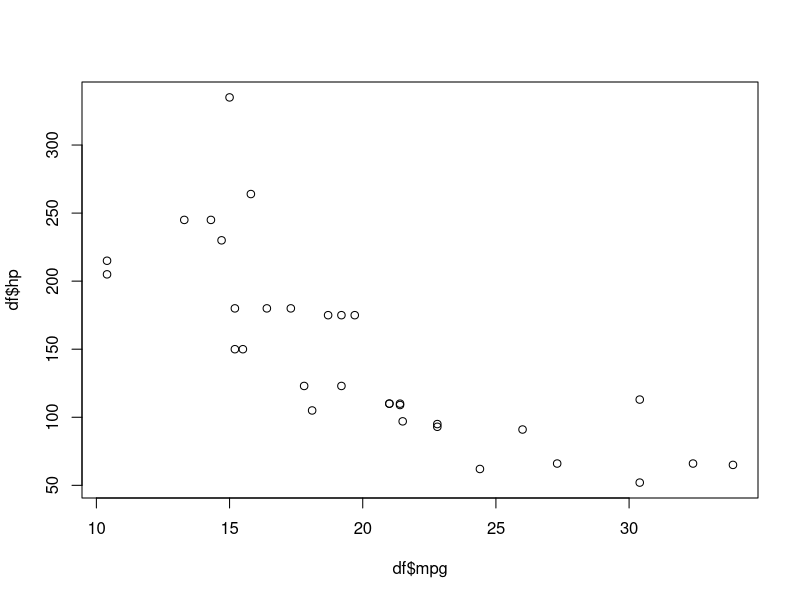
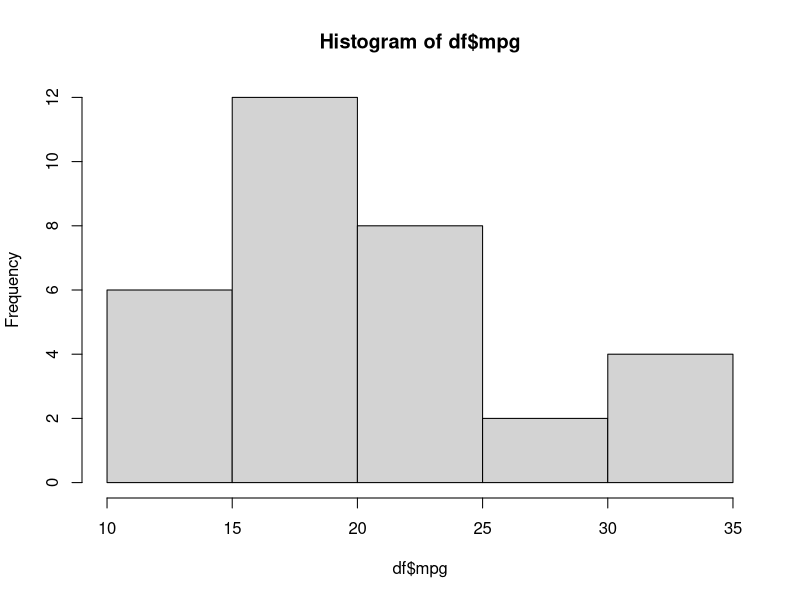
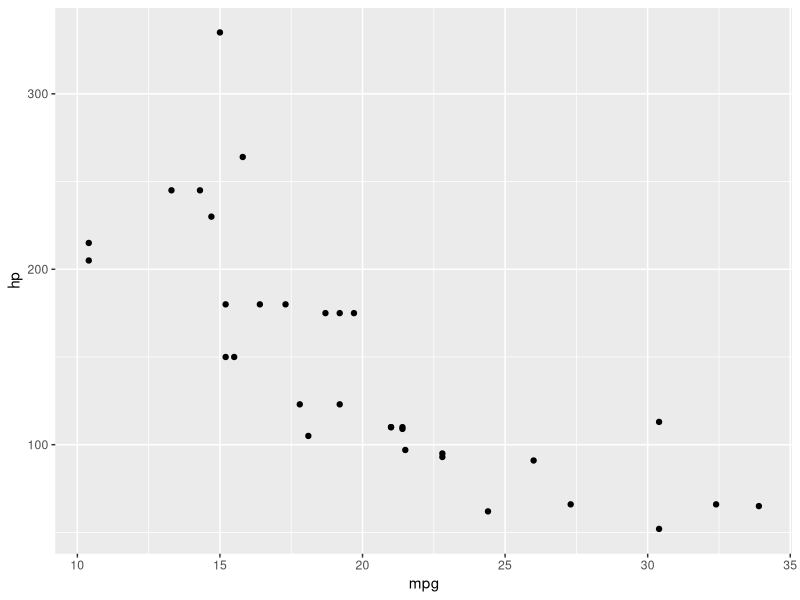
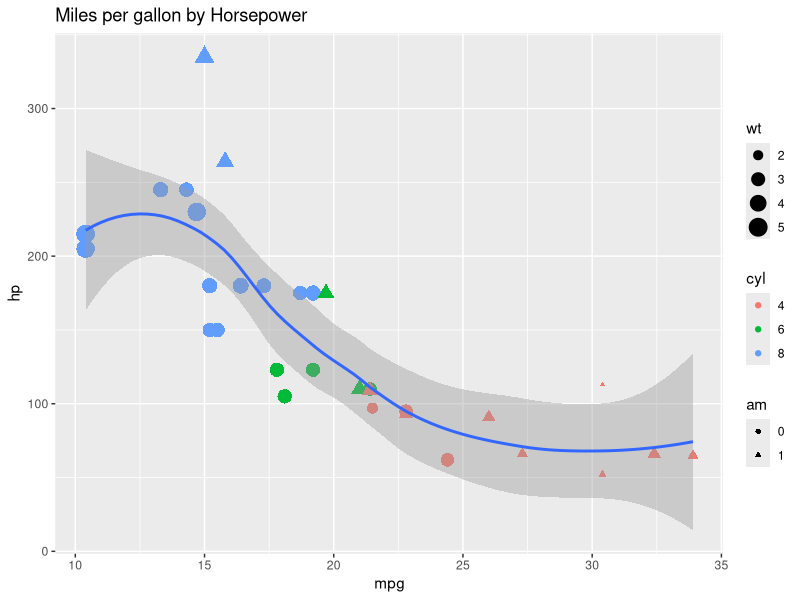
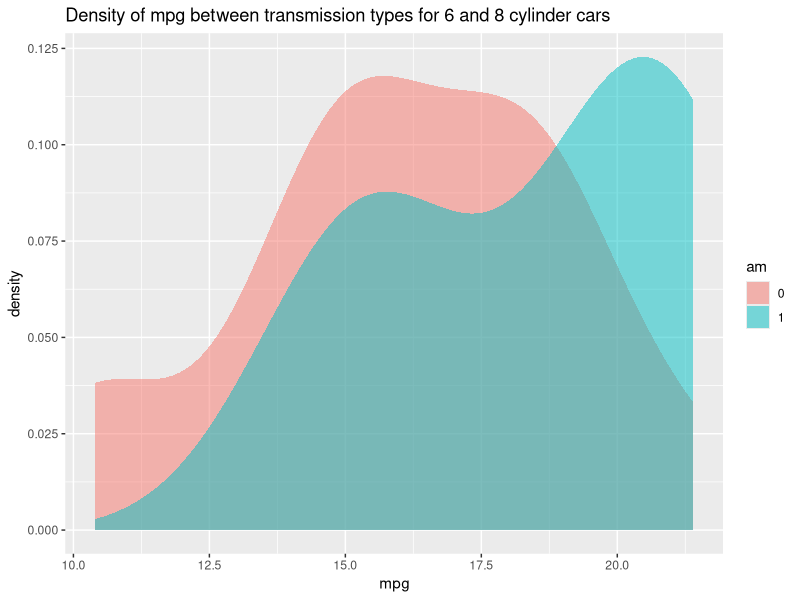

Recreate these plots in R, in order.
## ---- chunk 1
print('This is a chunk')
## ---- chunk 2
?c()
## ---- chunk 3
# Installs libraries if they aren't already installed
list.of.packages <- c("ggplot2", "dplyr")
new.packages <- list.of.packages[!(list.of.packages %in% installed.packages()[,"Package"])]
if(length(new.packages)) install.packages(new.packages)
## ---- chunk 4
# Importing a few libraries
library(dplyr)  # Extremely popular data manipulation library
library(ggplot2)  # Extremely popular data visualization library

# Loading in a dataset and assigning it to a dataframe
data(mtcars)  # Small dataset included with R
df <- mtcars  # Assigning it to a dataframe named "df", creating a copy
rm(mtcars)  # Removing the mtcars dataframe from the session since it was duplicated

# Displaying the top 6 rows of the dataframe
head(df)
## ---- chunk 5
# Updating the data types of categorical columns to "factors"
# Note: There are more efficient ways of doing this
df$cyl <- as.factor(df$cyl)
df$gear <- as.factor(df$gear)
df$carb <- as.factor(df$carb)
df$vs <- as.factor(df$vs)
df$am <- as.factor(df$am)
## ---- chunk 6
# Creating a new column with the ratio of horsepower:displacement
df$PowerEfficieny <- df$hp / df$disp
## ---- chunk 7
# Accessing all rows of the 5th column
df[, 5]
## ---- chunk 8
# Creating a list of columns to select
list_of_cols_to_select <- c('mpg', 'hp')

# Using the list for slicing
df['Ferrari Dino', list_of_cols_to_select]
## ---- chunk 9
# Appending the 7th row to the 3rd row
rbind(df[3, ], df[7, ])
## ---- chunk 10
# Creating a simple sequence to loop through
simple_sequence <- 1:5

# Looping through the sequence and printing the values
for (x in simple_sequence) {
  print(x)
}
## ---- chunk 11
# Creating a sequence with gaps in between each item
simple_sequence <- seq(from = 1, to = 10, by = 3)
print(simple_sequence)

# Looping through by index and updating the values if the value is an even number
for (i in seq_along(simple_sequence)) {  # seq_along() loops by index
  
  # Checking if the value is an even number
  if ((simple_sequence[i] %% 2) == 0) {
    
    # Updating if it is an even number
    simple_sequence[[i]] <- simple_sequence[i]*2
  }
}

print(simple_sequence)
## ---- chunk 12
# Plotting a scatter plot of the mpg and horsepower
plot(df$mpg, df$hp)
## ---- chunk 13
# Plotting a histogram of the mpg
hist(df$mpg)
## ---- chunk 14
# Performing a t-test between displacement and horsepower
t.test(df$disp, df$hp, data=df)
## ---- chunk 15
# Assigning the linear regression results to the variable fit
fit <- lm(mpg ~ ., data=df)

# Viewing a summary of the results
summary(fit)
## ---- chunk 16
# Selecting the mpg column from the dataframe
select(df, mpg)
## ---- chunk 17
# Performing a linear regression on a subselection of the data and a new feature
df %>%  # Using the df dataframe
  filter(am == 1) %>%  # Only selecting cars with a manual transmission
  mutate(PowerEfficieny = hp / disp) %>%  # Creating a new column for power efficiency
  select(mpg, PowerEfficieny, wt, cyl) %>%  # Selecting a few columns
  lm(mpg ~ ., data=.) %>%  # Performing linear regression. The dot under data is the data from the previous step
  summary()  # Showing the summary
## ---- chunk 18
# Plotting a scatterplot of horsepower and mpg
ggplot(df) +  # ggplot object of the data
  geom_point(aes(x=mpg, y=hp))  # Scatterplot of mpg and horsepower
## ---- chunk 19
# Plotting a 6 dimensional scatterplot
ggplot(df) +  # 
  geom_point(aes(x=mpg, y=hp,
                 size=wt,  # Sizing the points by weight
                 color=cyl,  # Coloring the plots by displacement
                 shape=am)) +  # Shaping by if it's an automatic or a manual transmission
  geom_smooth(aes(x=mpg, y=hp), method='loess') +  # Local regression line showing trends and confidence interval
  ggtitle('Miles per gallon by Horsepower')  # Adding a title
## ---- chunk 20
# Plotting the density of mpg between transmission types for cars with 6 and 8 cylinders
df %>%  # Using the df dataframe
  filter(cyl %in% c("6", "8")) %>%  # Filtering to cylinders of 6 and 8
  select(mpg, am) %>%   # Selecting only mpg and transmission
  ggplot() +  # Creating the ggplot object
    geom_density(aes(x=mpg, fill=am),  # Getting density for mpg and coloring by transmission
                 alpha=0.5, color=NA) +  # Altering the transparency of the color and removing the outline
    ggtitle('Density of mpg between transmission types for 6 and 8 cylinder cars')  # Adding a title
